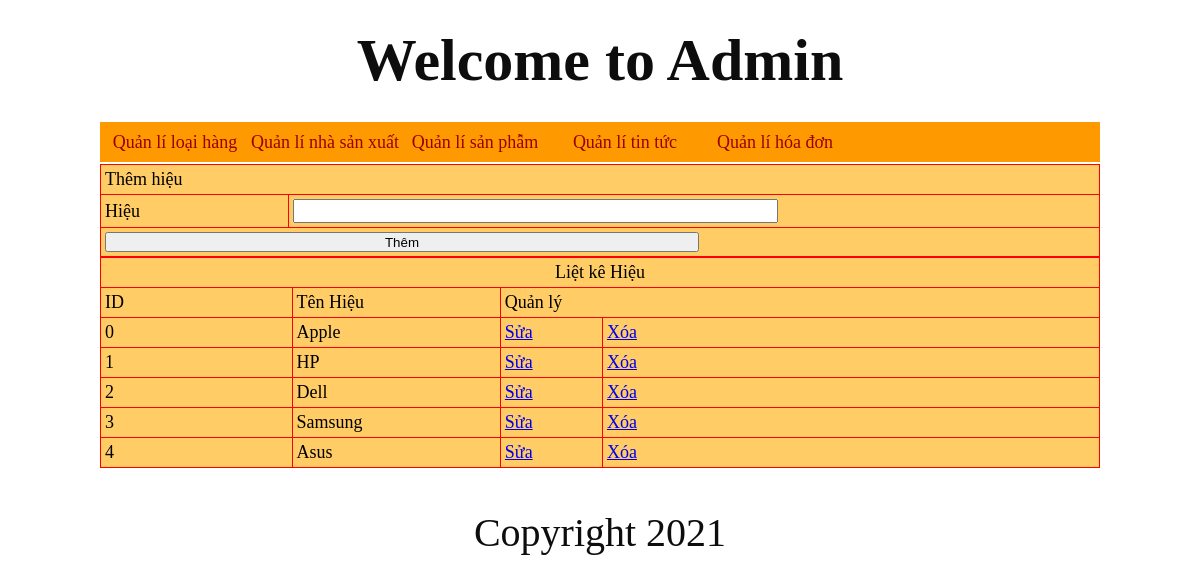
/admincp/index.php?quanly=hieu&ac=them, run on the app's committed database.
### tables this page shows
CREATE TABLE `hieu` (
  `hieu_id` int(11) NOT NULL,
  `tenhieu` varchar(300) NOT NULL
);

### admincp/modules/hieu/lietke.php (the view)
<?php
	$sql="select * from hieu order by hieu_id asc ";
	$loai=mysqli_query($conn,$sql);
?>
<table width="268" height="124" border="1">
  <tr>
    <td colspan="4"><div align="center">Liệt kê Hiệu</div></td>
  </tr>
  <tr>
    <td width="60">ID</td>
    <td width="56">Tên Hiệu</td>
    <td colspan="2">Quản lý</td>
  </tr>
    <?php
   	$i=0;
  	while($dong=mysqli_fetch_array($loai)){
  ?>
  <tr>
    <td><?php echo $i; ?></td>
    <td><?php echo $dong['tenhieu'] ?> </td>
    <td width="25"><a href="index.php?quanly=hieu&ac=sua&id=<?php echo $dong['hieu_id'] ?>">Sửa</a></td>
    <td width="170"><a href="modules/hieu/xuly.php?id=<?php echo $dong['hieu_id'] ?>">Xóa</a></td>
  </tr>
  <?php
  $i++;
	}
  ?>
</table>

### admincp/csss.css (style rules this page uses)
body { background:#fff; }
* { padding:0; margin:0; }
table { border-collapse:collapse; width:100%; background-color:#FC6; border:1px solid #F00; }
table tr td { color:#000; font-size:18px; padding:4px; }

### data on the page
hieu: tenhieu "Apple"
hieu: tenhieu "HP"
hieu: tenhieu "Dell"
hieu: tenhieu "Samsung"
hieu: tenhieu "Asus"
